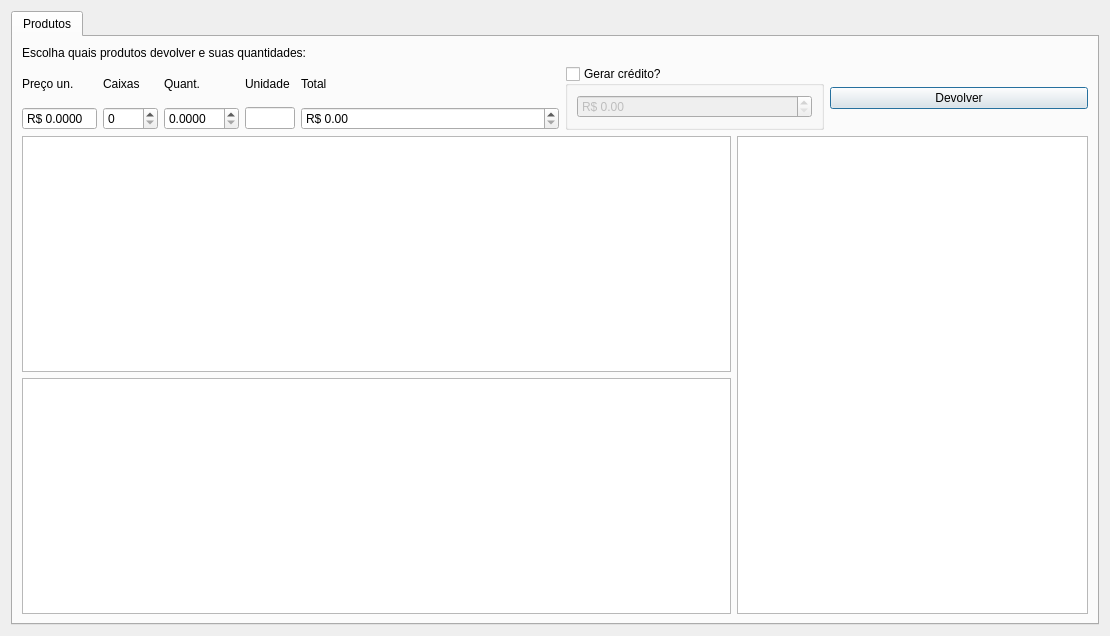
<?xml version="1.0" encoding="UTF-8"?>
<ui version="4.0">
 <class>Devolucao</class>
 <widget class="QDialog" name="Devolucao">
  <property name="geometry">
   <rect>
    <x>0</x>
    <y>0</y>
    <width>1110</width>
    <height>636</height>
   </rect>
  </property>
  <property name="windowTitle">
   <string>Devolução</string>
  </property>
  <layout class="QGridLayout" name="gridLayout">
   <item row="0" column="0">
    <widget class="QTabWidget" name="tabWidget">
     <property name="currentIndex">
      <number>0</number>
     </property>
     <widget class="QWidget" name="tab">
      <attribute name="title">
       <string>Produtos</string>
      </attribute>
      <layout class="QGridLayout" name="gridLayout_2">
       <item row="0" column="0">
        <widget class="QLabel" name="label">
         <property name="text">
          <string>Escolha quais produtos devolver e suas quantidades:</string>
         </property>
        </widget>
       </item>
       <item row="1" column="0" colspan="3">
        <layout class="QGridLayout" name="gridLayout_5">
         <item row="1" column="3">
          <widget class="QDoubleSpinBox" name="doubleSpinBoxQuant">
           <property name="maximumSize">
            <size>
             <width>75</width>
             <height>16777215</height>
            </size>
           </property>
           <property name="toolTip">
            <string>&lt;html&gt;&lt;head/&gt;&lt;body&gt;&lt;p&gt;Quantidade por unidade&lt;/p&gt;&lt;/body&gt;&lt;/html&gt;</string>
           </property>
           <property name="correctionMode">
            <enum>QAbstractSpinBox::CorrectToNearestValue</enum>
           </property>
           <property name="decimals">
            <number>4</number>
           </property>
           <property name="maximum">
            <double>9999999.000000000000000</double>
           </property>
          </widget>
         </item>
         <item row="1" column="5">
          <widget class="QDoubleSpinBox" name="doubleSpinBoxTotalItem">
           <property name="toolTip">
            <string>&lt;html&gt;&lt;head/&gt;&lt;body&gt;&lt;p&gt;Valor total do orçamento, com desconto final.&lt;/p&gt;&lt;/body&gt;&lt;/html&gt;</string>
           </property>
           <property name="wrapping">
            <bool>false</bool>
           </property>
           <property name="correctionMode">
            <enum>QAbstractSpinBox::CorrectToNearestValue</enum>
           </property>
           <property name="showGroupSeparator" stdset="0">
            <bool>true</bool>
           </property>
           <property name="prefix">
            <string>R$ </string>
           </property>
           <property name="maximum">
            <double>9999999.000000000000000</double>
           </property>
          </widget>
         </item>
         <item row="1" column="2">
          <widget class="QSpinBox" name="spinBoxCaixas">
           <property name="maximumSize">
            <size>
             <width>55</width>
             <height>16777215</height>
            </size>
           </property>
           <property name="toolTip">
            <string>&lt;html&gt;&lt;head/&gt;&lt;body&gt;&lt;p&gt;Quantidade de caixas&lt;/p&gt;&lt;/body&gt;&lt;/html&gt;</string>
           </property>
           <property name="correctionMode">
            <enum>QAbstractSpinBox::CorrectToNearestValue</enum>
           </property>
           <property name="maximum">
            <number>9999</number>
           </property>
          </widget>
         </item>
         <item row="1" column="4">
          <widget class="QLineEdit" name="lineEditUn">
           <property name="sizePolicy">
            <sizepolicy hsizetype="Fixed" vsizetype="Fixed">
             <horstretch>0</horstretch>
             <verstretch>0</verstretch>
            </sizepolicy>
           </property>
           <property name="minimumSize">
            <size>
             <width>50</width>
             <height>0</height>
            </size>
           </property>
           <property name="maximumSize">
            <size>
             <width>0</width>
             <height>16777215</height>
            </size>
           </property>
           <property name="toolTip">
            <string>&lt;html&gt;&lt;head/&gt;&lt;body&gt;&lt;p&gt;Unidade padrão do produto&lt;/p&gt;&lt;/body&gt;&lt;/html&gt;</string>
           </property>
           <property name="text">
            <string/>
           </property>
           <property name="readOnly">
            <bool>true</bool>
           </property>
          </widget>
         </item>
         <item row="0" column="0">
          <widget class="QLabel" name="labelPrecoUn">
           <property name="text">
            <string>Preço un.</string>
           </property>
          </widget>
         </item>
         <item row="0" column="2">
          <widget class="QLabel" name="labelCaixas">
           <property name="text">
            <string>Caixas</string>
           </property>
          </widget>
         </item>
         <item row="0" column="4">
          <widget class="QLabel" name="labelUn">
           <property name="text">
            <string>Unidade</string>
           </property>
          </widget>
         </item>
         <item row="0" column="5">
          <widget class="QLabel" name="labelTotalItem">
           <property name="text">
            <string>Total</string>
           </property>
          </widget>
         </item>
         <item row="0" column="7" rowspan="2">
          <widget class="QPushButton" name="pushButtonDevolverItem">
           <property name="text">
            <string>Devolver</string>
           </property>
          </widget>
         </item>
         <item row="0" column="3">
          <widget class="QLabel" name="labelQuant">
           <property name="text">
            <string>Quant.</string>
           </property>
          </widget>
         </item>
         <item row="0" column="6" rowspan="2">
          <widget class="QGroupBox" name="groupBoxCredito">
           <property name="title">
            <string>Gerar crédito?</string>
           </property>
           <property name="checkable">
            <bool>true</bool>
           </property>
           <property name="checked">
            <bool>false</bool>
           </property>
           <layout class="QGridLayout" name="gridLayout_4">
            <item row="0" column="0">
             <widget class="QDoubleSpinBox" name="doubleSpinBoxCredito">
              <property name="prefix">
               <string>R$ </string>
              </property>
              <property name="maximum">
               <double>999999.989999999990687</double>
              </property>
             </widget>
            </item>
           </layout>
          </widget>
         </item>
         <item row="1" column="0">
          <widget class="QDoubleSpinBox" name="doubleSpinBoxPrecoUn">
           <property name="maximumSize">
            <size>
             <width>75</width>
             <height>16777215</height>
            </size>
           </property>
           <property name="toolTip">
            <string>&lt;html&gt;&lt;head/&gt;&lt;body&gt;&lt;p&gt;Quantidade por unidade&lt;/p&gt;&lt;/body&gt;&lt;/html&gt;</string>
           </property>
           <property name="readOnly">
            <bool>true</bool>
           </property>
           <property name="buttonSymbols">
            <enum>QAbstractSpinBox::NoButtons</enum>
           </property>
           <property name="correctionMode">
            <enum>QAbstractSpinBox::CorrectToNearestValue</enum>
           </property>
           <property name="prefix">
            <string>R$ </string>
           </property>
           <property name="decimals">
            <number>4</number>
           </property>
           <property name="maximum">
            <double>9999999.000000000000000</double>
           </property>
          </widget>
         </item>
        </layout>
       </item>
       <item row="2" column="0" colspan="2">
        <widget class="TableView" name="tableProdutos">
         <property name="selectionMode">
          <enum>QAbstractItemView::SingleSelection</enum>
         </property>
         <property name="selectionBehavior">
          <enum>QAbstractItemView::SelectRows</enum>
         </property>
        </widget>
       </item>
       <item row="2" column="2" rowspan="2">
        <layout class="QGridLayout" name="gridLayout_3">
         <item row="0" column="0" colspan="2">
          <widget class="TableView" name="tablePagamentos">
           <property name="editTriggers">
            <set>QAbstractItemView::NoEditTriggers</set>
           </property>
          </widget>
         </item>
        </layout>
       </item>
       <item row="3" column="0" colspan="2">
        <widget class="TableView" name="tableDevolvidos">
         <property name="selectionMode">
          <enum>QAbstractItemView::SingleSelection</enum>
         </property>
         <property name="selectionBehavior">
          <enum>QAbstractItemView::SelectRows</enum>
         </property>
        </widget>
       </item>
      </layout>
     </widget>
    </widget>
   </item>
  </layout>
 </widget>
 <customwidgets>
  <customwidget>
   <class>TableView</class>
   <extends>QTableView</extends>
   <header>src/tableview.h</header>
  </customwidget>
 </customwidgets>
 <resources/>
 <connections/>
</ui>
